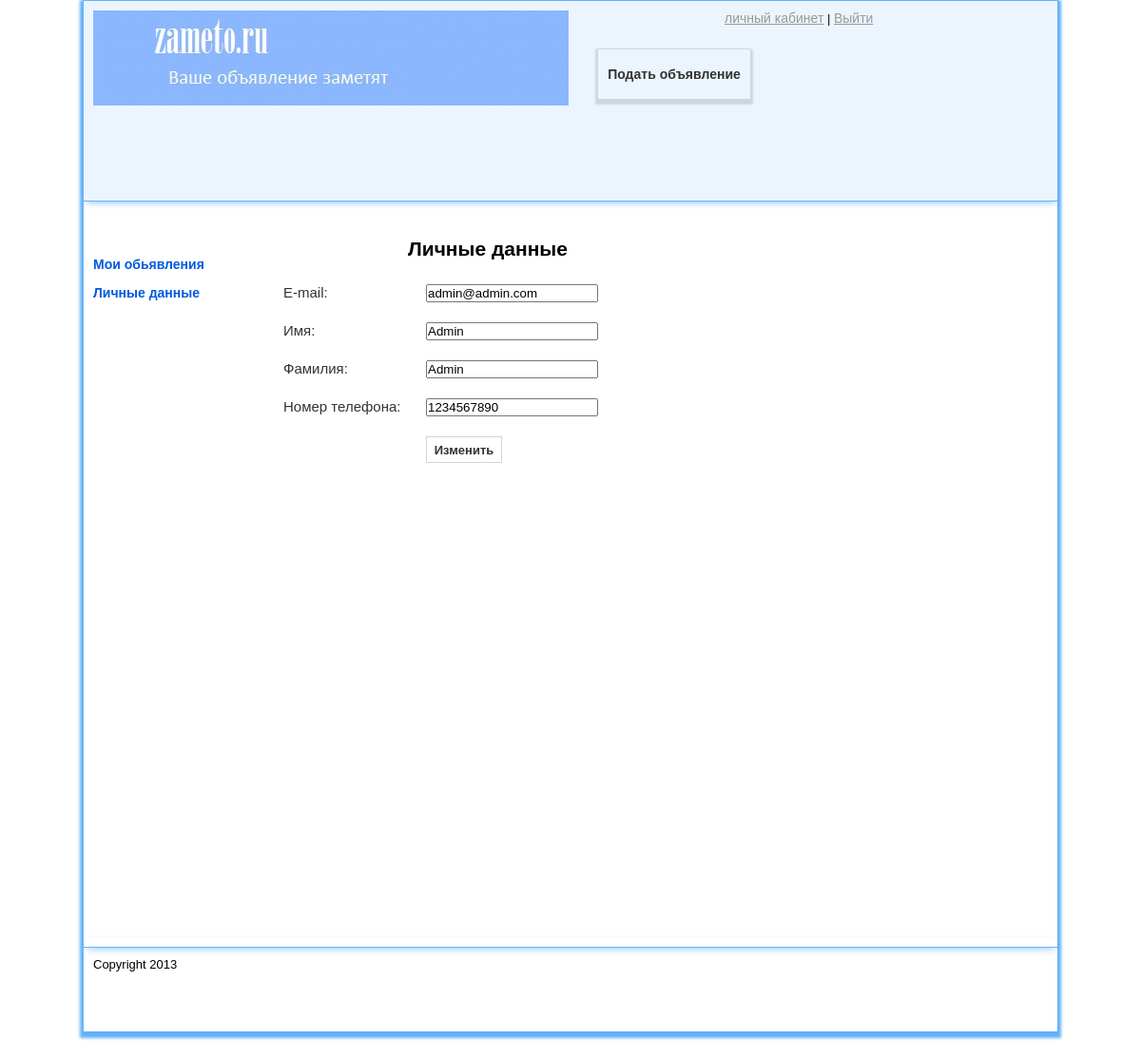
Screenshot of /profile.php (signed in) with the database file from the repository.
### tables this page shows
CREATE TABLE IF NOT EXISTS `users` (
  `id_user` int(11) NOT NULL AUTO_INCREMENT,
  `email` varchar(255) DEFAULT NULL,
  `name` varchar(100) DEFAULT NULL,
  `firstname` varchar(100) DEFAULT NULL,
  `password` varchar(255) DEFAULT NULL,
  `me` text,
  `date` date DEFAULT NULL,
  `phone` text NOT NULL,
  PRIMARY KEY (`id_user`)
);

### profile.php (the view, shortened to what this page needs)
<?php include "templates/include/header_without_select.php" ?>
	<section id="middle">
		<div id="container">
			<div id="content">
			<div class="spacer"></div>
			<div class="pro_left_menu">
				<div class="pro_me_item"><span><a href="pro_adv.php">Мои обьявления</a></span></div>
				<div class="pro_me_item"><span><a href="profile.php">Личные данные</a></span></div>
			</div>
			<div class="pro_content">
				<?php
				 $id = $_SESSION['id'];
				  $select = mysql_query("SELECT * FROM users WHERE id_user = '$id'") or die(mysql_error());
				  $assoc = mysql_fetch_assoc($select);
				?>
				<br />
				<br /><center><h1>Личные данные</h1></center>
				<div class="profile_data">
				<br />
				<form  method="post" >
				  <div class="profile_li"><label>E-mail:</label> <input name="email"  type="text" value="<?=$assoc['email'];?>" maxlength="25"/></div>
				  <div class="profile_li"><label>Имя: </label> <input name="name"  type="text"  maxlength="15" value="<?=$assoc['name'];?>"/></div>
				  <div class="profile_li"><label>Фамилия:</label>  <input name="firstname"  type="text" maxlength="25" value="<?=$assoc['firstname'];?>"/></div>
				   <div class="profile_li"><label>Номер телефона:</label>  <input name="phone"  type="text" maxlength="25" value="<?=$assoc['phone'];?>"/></div>
					<div class="profile_li"><label>&nbsp;</label><button type="submit" name="button" class="but">Изменить</button></div>
				  </form>
				</div>
			</div>
			</div>
		</div>
		<div class="spacer"></div>
	</section>
<?php include "templates/include/footer.php" ?>

### styles/style.css (style rules this page uses)
* { margin: 0; padding: 0; }
header, nav, section, article, aside, footer { display: block; }
a { color: #004ab8; outline: none; font-weight:bold; text-decoration: none; }
#middle { width: 100%; min-height: 768px; padding-bottom: 100px; position: relative; }
#middle:after { content: ''; clear: both; display: table; }
#container { width: 100%; float: left; overflow: hidden; }
#content { padding: 0 270px 0 0; }

### styles/main.css (style rules this page uses)
body { color: #000000; font-family: Arial, Tahoma, sans-serif; font-size: 13px; // background:#C4CFCF; }
h1 { font:bold 21px Arial, Tahoma, sans-serif; }
.but { background: #ffffff; border-bottom: 1px solid #CAD8DE; border-left: 1px solid #CAD8DE; border-right: 1px solid #CAD8DE; border-top: 1px solid #CAD8DE; font: bold 13px Arial, Tahoma, sans-serif; height: 28px; color:#333333; text-align: center; width: 80px; }
.spacer { width: 100%; height: 3px; padding: 0px; }
.profile_data { padding:10px; height:150px; width:80%; }
.profile_li { height:40px; width: 650px; }
.profile_li label { font:15px Arial, Tahoma, sans-serif; color: #333333; width:150px; float:left; }
.pro_left_menu { width:160px; height:500px; float:left; padding:50px 0 0 10px; }
.pro_me_item { height:30px; }
.pro_left_menu a { font:14px Arial, Tahoma, sans-serif; font-weight: bold; color: #005AE0; underline:none; }
.pro_content { width:450px; padding-left:200px; }

### rows the page displays
users: email "admin@admin.com", name "Admin", firstname "Admin", phone "1234567890"
